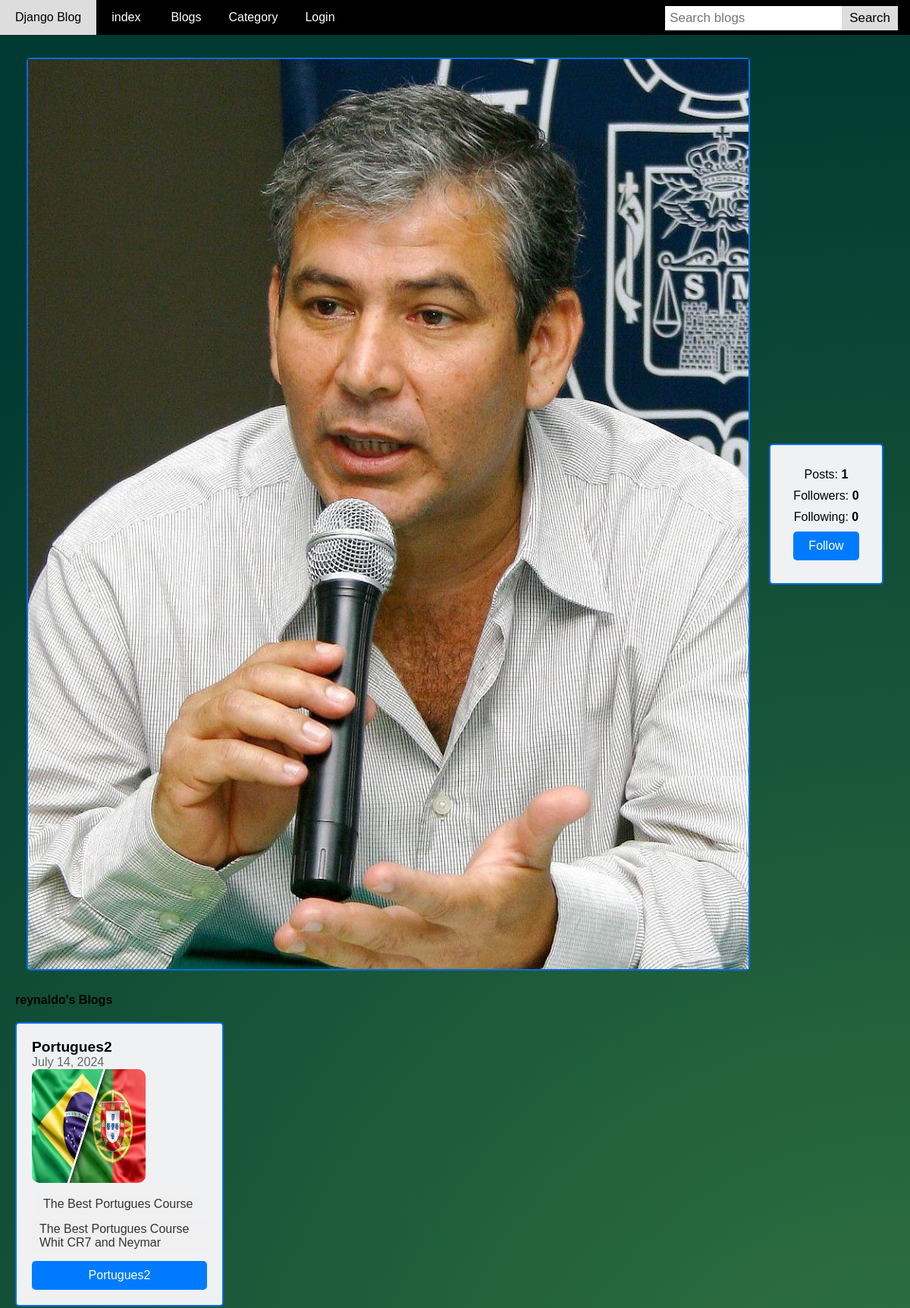
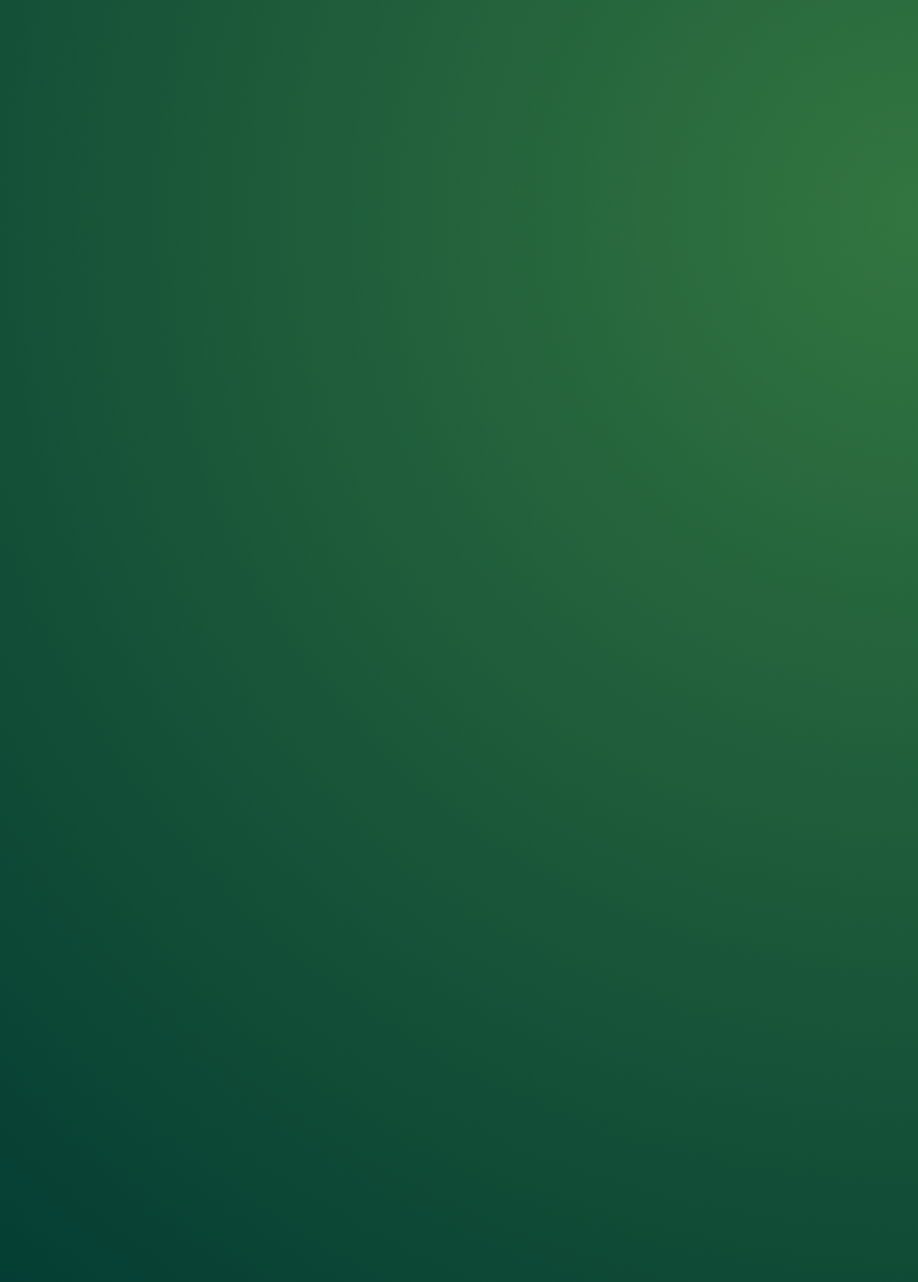
/view_user_information/reynaldo/ (upper part), run on the app's committed database (2 pictures, top to bottom).
### user_profile/models.py (models this page shows, shortened)
class User(AbstractUser):
    email = models.EmailField(
        max_length=150,
        unique=True,
        error_messages={
            "unique": "The email must be unique"
        }
    )
    profile_image = models.ImageField(
        null=True,
        blank=True,
        upload_to="profile_images"
    )
    followers = models.ManyToManyField("Follow")
    REQUIRED_FIELDS = ["email"]
    objects = CustomUserManager()
    def get_profile_picture(self):
        url = ""
        try:
            url = self.profile_image.url
        except:
            url = ""
        return url

### blog/models.py (models this page shows, shortened)
class Blog(models.Model):
    user = models.ForeignKey(
        User,
        related_name='user_blogs',
        on_delete=models.CASCADE
    )
    category = models.ForeignKey(
        Category,
        related_name='category_blogs',
        on_delete=models.CASCADE
    )
    tags = models.ManyToManyField(
        Tag,
        related_name='tag_blogs',
        blank=True
    )
    likes = models.ManyToManyField(
        User,
        related_name='user_likes',
        blank=True
    )
    title = models.CharField(
        max_length=250
    )
    CCI = models.CharField(
        max_length=250, null=True
    )
    price = models.CharField(
        max_length=250, null=True
    )
    slug = models.SlugField(null=True, blank=True)
    banner = models.ImageField(upload_to='blog_banners')
    description = RichTextField()
    created_date = models.DateField(auto_now_add=True)

class Tag(models.Model):
    title = models.CharField(max_length=150)
    slug = models.SlugField(null=True, blank=True)
    created_date = models.DateField(auto_now_add=True)

### user_profile/views.py (the view, shortened to what this page needs)
# urls.py: path('view_user_information/<str:username>/', view_user_information, name="view_user_information"),
def view_user_information(request, username):
    account = get_object_or_404(User, username=username)
    following = False
    muted = None
    if following:
        queryset = followers.first()
        if queryset.muted:
            muted = True
        else:
            muted = False
    context = {
        "account": account,
        "following": following,
        "muted": muted
    }
    return render(request, "user_information.html", context)

### blog/context_processors.py (called while the page is built)
def get_all_categories(request):
    categories = Category.objects.all()
    context = {
        "categories": categories
    }
    return context

### templates/user_information.html (shortened to what this page needs)
{% extends 'base.html' %}
{% load static %}
{% block content %}
<section class="profile-section">
    <div class="profile-container">
        <div class="profile-header">
            <div class="profile-picture-container">
                <img src="{{account.get_profile_picture}}" alt="Profile Picture" class="profile-picture">
            </div>
            <ul class="profile-stats">
                <li class="profile-stat">
                    <span>Posts: <strong>{{account.user_blogs.count}}</strong></span>
                </li>
                <li class="profile-stat">
                    <span>Followers: <strong>{{account.user_followers.count}}</strong></span>
                </li>
                <li class="profile-stat">
                    <span>Following: <strong>{{account.user_follows.count}}</strong></span>
                </li>
                <li class="profile-actions">
                    {% if following %}
                    <a href="{% url 'follow_or_unfollow_user' account.id %}" class="action-button">Unfollow</a>
                    {% if muted %}
                    <a href="#" class="action-button">Unmute</a>
                    {% else %}
                    <a href="#" class="action-button">Mute</a>
                    {% endif %}
                    {% else %}
                    <a href="{% url 'follow_or_unfollow_user' account.id %}" class="action-button">Follow</a>
                    {% endif %}
                </li>
            </ul>
        </div>
        <div class="profile-blogs">
            <h4>{{account.username}}'s Blogs</h4>
            <div class="blogs-grid">
                {% for blog in account.user_blogs.all %}
                <div class="blog-card">
                    <a href="#" class="blog-link">
                        <p class="blog-title">{{blog.title}}</p>
                        <p class="blog-date">{{blog.created_date}}</p>
                        <img src="{{blog.banner.url}}" alt="Blog Banner" class="blog-banner">
                        <div class="blog-tags">
                            {% if blog.tags.all.count > 0 %}
                                {% for tag in blog.tags.all %}
                                <a class="tag" href="#">{{tag.title}}</a>
                                {% endfor %}
                            {% else %}
                                <span>No Tags</span>
                            {% endif %}
                        </div>
                        <a class="action-button" href="{% url 'blog_details' blog.slug %}">{{blog.title}}</a>
                    </a>
                </div>
                {% endfor %}
            </div>
        </div>
    </div>
</section>
{% endblock content %}

### templates/base.html (style rules this page uses)
body { height: 100%; margin: 0; font-family: Arial, sans-serif; min-height: 500vh; background: radial-gradient(circle closest-corner at right center, #337540 0%, #003832 100%); }

### templates/user_information.html (style rules this page uses)
* { margin: 0; padding: 0; box-sizing: border-box; }
.profile-section { padding: 20px; }
.profile-container { display: flex; flex-direction: column; gap: 20px; max-width: 1200px; margin: auto; }
.profile-header { display: flex; flex-direction: row; justify-content: center; align-items: center; padding: 10px; gap: 25px; flex-wrap: wrap; }
.profile-picture-container { display: flex; justify-content: center; background: #f0f1f3; border-radius: 5px; border: 2px solid #006ee6; padding: 0px; }
.profile-picture { width: 100%; height: 100%; object-fit: cover; }
.profile-stats { display: flex; flex-direction: column; justify-content: center; gap: 10px; list-style: none; background: #f0f1f3; border-radius: 5px; border: 2px solid #006ee6; padding: 30px; }
.profile-stat { flex: 1; text-align: center; }
.profile-actions { display: flex; gap: 10px; }
.action-button { padding: 10px 20px; background-color: #007bff; color: white; text-decoration: none; border-radius: 5px; text-align: center; }
.profile-blogs { display: flex; flex-direction: column; gap: 20px; }
.blogs-grid { display: grid; gap: 20px; grid-template-columns: repeat(auto-fill, minmax(250px, 1fr)); }
.blog-card { background: #f0f1f3; border-radius: 5px; border: 2px solid #006ee6; padding: 20px; display: flex; flex-direction: column; gap: 10px; }
.blog-link { text-decoration: none; color: inherit; }
.blog-title { font-weight: bold; font-size: 1.2em; }
.blog-date { color: #666; }
.blog-banner { width: 150px; height: 150px; border-radius: 10px; }
.blog-tags { display: flex; flex-wrap: wrap; gap: 5px; }
.tag { background-color: #f0f0f0; padding: 5px 10px; border-radius: 5px; text-decoration: none; color: #333; }

### data on the page
User: get_profile_picture (picture), user_blogs.count "1", user_followers.count "0", user_follows.count "0", username "reynaldo"
Blog: title "Portugues2", created_date "July 14, 2024", banner (picture)
Tag: title "The Best Portugues Course"
Tag: title "The Best Portugues Course Whit CR7 and Neymar"
